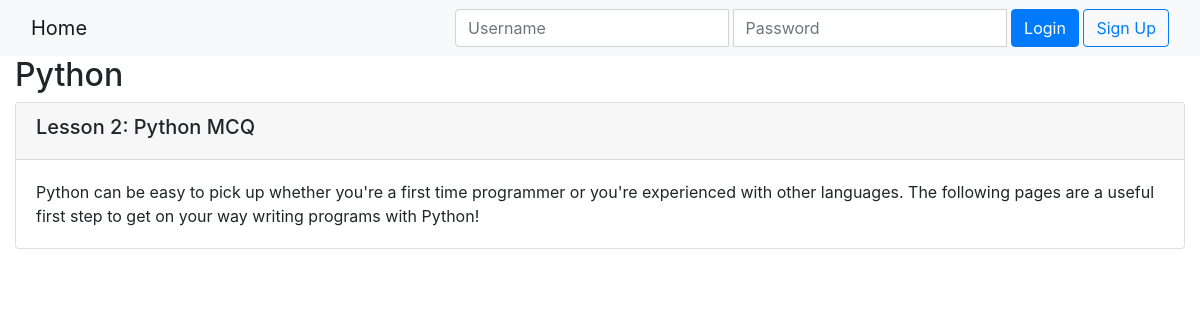
Page /onlinecourse/1/ on the committed database.
### onlinecourse/models.py (models this page shows, shortened)
class Course(models.Model):
    name = models.CharField(null=False, max_length=30, default='online course')
    image = models.ImageField(upload_to='course_images/')
    description = models.CharField(max_length=1000)
    pub_date = models.DateField(null=True)
    instructors = models.ManyToManyField(Instructor)
    users = models.ManyToManyField(settings.AUTH_USER_MODEL, through='Enrollment')
    total_enrollment = models.IntegerField(default=0)
    is_enrolled = False

class Lesson(models.Model):
    title = models.CharField(max_length=200, default="title")
    order = models.IntegerField(default=0)
    course = models.ForeignKey(Course, on_delete=models.CASCADE)
    content = models.TextField()

### onlinecourse/views.py (the view)
# urls.py: path('<int:pk>/', views.CourseDetailView.as_view(), name='course_details'),
class CourseDetailView(generic.DetailView):
    model = Course
    template_name = 'onlinecourse/course_detail_bootstrap.html'

### onlinecourse/templates/onlinecourse/course_detail_bootstrap.html (shortened to what this page needs)
<!DOCTYPE html>
<html lang="en">
  <head>
    {% load static %}
    <link rel="stylesheet" href="https://maxcdn.bootstrapcdn.com/bootstrap/4.5.2/css/bootstrap.min.css" />
  </head>
  <body>
    <nav class="navbar navbar-light bg-light">
      <div class="container-fluid">
        <div class="navbar-header">
          <a class="navbar-brand" href="{% url 'onlinecourse:index' %}">Home</a>
        </div>
        <ul class="nav navbar-nav navbar-right">
          {% if user.is_authenticated %}
          <li>
            <a class="btn btn-link" href="#">{{ user.first_name }}({{ user.username }})</a>
            <a class="btn btn-link" href="{% url 'onlinecourse:logout' %}">Logout</a>
          </li>
          {% else %}
          <li>
            <form class="form-inline" action="{% url 'onlinecourse:login' %}" method="post">
              <div class="input-group">
                <input type="text" class="form-control" placeholder="Username" name="username" />&nbsp;
                <input type="password" class="form-control" placeholder="Password" name="psw" />&nbsp;
                <button class="btn btn-primary" type="submit">Login</button>&nbsp;
                <a class="btn btn-outline-primary" href="{% url 'onlinecourse:registration' %}">Sign Up</a>
              </div>
            </form>
          </li>
          {% endif %}
        </ul>
      </div>
    </nav>
    <div class="container-fluid">
      <h2>{{ course.name }}</h2>
      <div class="card-columns-vertical">
        {% for lesson in course.lesson_set.all %}
        <div class="card mt-1">
          <div class="card-header">
            <h5>Lesson {{lesson.order|add:1}}: {{lesson.title}}</h5>
          </div>
          <div class="card-body">{{lesson.content}}</div>
        </div>
         {% endfor %}
      </div>
    </div>
  </body>
</html>

### rows in the picture
Course: name "Python"
Lesson: order|add "2", title "Python MCQ", content "Python can be easy to pick up whether you're a first time programmer or you're experienced with other languages. The following pages are a useful first step to get on your way writing programs with Python!"
